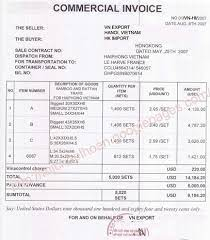
#> input picture images/invoice_poc_blur.jpg, 210 x 240 px
$ python check_image_enhance.py   (older library calls are emulated)
#> lines starting #> are read from the running program, lines starting #| are printed output that depends on the picture; long printed decimals are rounded
import cv2
import numpy as np
from matplotlib import pyplot as plt

def is_image_good_for_ocr(image):
    # Calculate contrast
    contrast = image.max() - image.min()
    print("image contrast value")
    print(contrast)

    # Calculate sharpness using the Laplacian
    laplacian = cv2.Laplacian(image, cv2.CV_64F).var()
    print("image laplacian value")
    print(laplacian)

    # Check for noise (simple method using standard deviation)
    noise = image.std()
    print("image noise value")
    print(noise)
    # Thresholds for determining if the image is good for OCR
    contrast_threshold = 250  # Example threshold
    sharpness_threshold = 4810  # Example threshold
    noise_threshold = 50  # Example threshold

    print("final result")
    print("contrast > contrast_threshold : ",contrast > contrast_threshold)
    print("laplacian > sharpness_threshold :",laplacian > sharpness_threshold)
    print("noise > noise_threshold : ",noise >noise_threshold)

    print(contrast > contrast_threshold and
            laplacian > sharpness_threshold and
            noise > noise_threshold)

    return (contrast > contrast_threshold and
            laplacian > sharpness_threshold and
            noise > noise_threshold)

def deskew_image(image):
    # Convert to binary image
    _, binary = cv2.threshold(image, 0, 255, cv2.THRESH_BINARY_INV + cv2.THRESH_OTSU)

    # Find coordinates of all non-zero pixels
    coords = np.column_stack(np.where(binary > 0))

    # Find the angle of the rotated bounding box
    angle = cv2.minAreaRect(coords)[-1]
    print("angle")
    print(angle)
    if angle < -45:
        angle = -(90 + angle)
    else:
        angle = 0

    print("after angle")
    print(angle)
    # Rotate the image to deskew it
    (h, w) = image.shape[:2]
    center = (w // 2, h // 2)
    M = cv2.getRotationMatrix2D(center, angle, 1.0)
    deskewed = cv2.warpAffine(image, M, (w, h), flags=cv2.INTER_CUBIC, borderMode=cv2.BORDER_REPLICATE)

    return deskewed

def preprocess_image(image):

    # Check for noise (simple method using standard deviation)
    noise = image.std()

    # Calculate contrast
    contrast = image.max() - image.min()

    # Calculate sharpness using the Laplacian
    laplacian = cv2.Laplacian(image, cv2.CV_64F).var()

    # Thresholds for determining if the image is good for OCR
    contrast_threshold = 250  # Example threshold
    sharpness_threshold = 4810  # Example threshold
    noise_threshold = 50  # Example threshold

    # if image contrast is not good
    if(contrast > contrast_threshold):
        # Adjust contrast
        alpha = 1  # Contrast control (1.0-3.0)
        beta = 10    # Brightness control (0-100)
        adjusted = cv2.convertScaleAbs(image, alpha=alpha, beta=beta)

        # Apply adaptive thresholding to binarize the image
        thresholded = cv2.adaptiveThreshold(adjusted, 255,
                                        cv2.ADAPTIVE_THRESH_GAUSSIAN_C,
                                        cv2.THRESH_BINARY, 3, 1.3)
        return thresholded
    elif(laplacian > sharpness_threshold):
         # Apply Gaussian Blur to reduce noise
        blurred = cv2.GaussianBlur(image, (5, 5), 1)

        # Sharpening the image using a kernel
        kernel = np.array([[0, -1, 0],
                       [-1, 4.20, -1],
                       [0, -1, 0]])
        sharpened = cv2.filter2D(blurred, -1, kernel)

        # Adjust contrast
        alpha = 1.0  # Contrast control (1.0-3.0)
        beta = 20    # Brightness control (0-100)
        adjusted = cv2.convertScaleAbs(sharpened, alpha=alpha, beta=beta)

        # Apply adaptive thresholding to binarize the image
        thresholded = cv2.adaptiveThreshold(adjusted, 255,
                                        cv2.ADAPTIVE_THRESH_GAUSSIAN_C,
                                        cv2.THRESH_BINARY, 19, 1.5)

        return thresholded
    elif(noise > noise_threshold):
        # Apply Gaussian Blur to reduce noise
        blurred = cv2.GaussianBlur(image, (5, 5), 1)
        return blurred
    else:
        # Adjust contrast
        alpha = 1.0  # Contrast control (1.0-3.0)
        beta = 20    # Brightness control (0-100)
        adjusted = cv2.convertScaleAbs(image, alpha=alpha, beta=beta)

        # Apply adaptive thresholding to binarize the image
        thresholded = cv2.adaptiveThreshold(adjusted, 255,
                                        cv2.ADAPTIVE_THRESH_GAUSSIAN_C,
                                        cv2.THRESH_BINARY, 9, 1.1)
        return thresholded


def main(image_path, output_path):
    # Load the image
#> called with image_path = 'images/invoice_poc_blur.jpg', output_path = 'images/output_image.jpg'
    image = cv2.imread(image_path, cv2.IMREAD_GRAYSCALE)
#> image: shape (240, 210); min 6, max 255, mean 233.5

    # Deskew the image
    deskewed_image = deskew_image(image)
#> in deskew_image, `_, binary = cv2.threshold(image, 0, 255, cv2.THRESH_BINARY_INV + cv2.T..`:
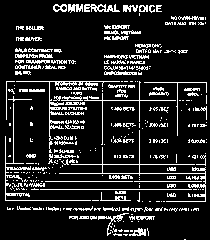
#> binary: shape (240, 210); 14.5% white in thin lines or dots
#> in deskew_image, `coords = np.column_stack(np.where(binary > 0))`: coords = 7311 pairs, first value 4 to 239, second value 5 to 206
#> in deskew_image, `angle = cv2.minAreaRect(coords)[-1]`: angle = -1.04
#| -1.042

    if is_image_good_for_ocr(deskewed_image):
#> in is_image_good_for_ocr, `contrast = image.max() - image.min()`: contrast = 249
#| 249
#> in is_image_good_for_ocr, `laplacian = cv2.Laplacian(image, cv2.CV_64F).var()`: laplacian = 5445.9
#| 5445.908
#> in is_image_good_for_ocr, `noise = image.std()`: noise = 28.7
#| 28.699
#| contrast > contrast_threshold :  False
#| laplacian > sharpness_threshold : True
#| noise > noise_threshold :  False
#| False
        print("Image is good for OCR")
        preprocessed_image = deskewed_image
        cv2.imwrite(output_path, deskewed_image)  # Save the original image
    else:
        print("Image needs preprocessing")
        preprocessed_image = preprocess_image(deskewed_image)
#> in preprocess_image, `contrast = image.max() - image.min()`: contrast = 249
#> in preprocess_image, `laplacian = cv2.Laplacian(image, cv2.CV_64F).var()`: laplacian = 5445.9
#> in preprocess_image, `blurred = cv2.GaussianBlur(image, (5, 5), 1)`:
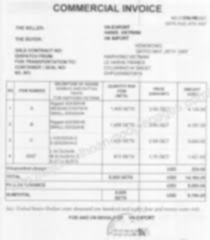
#> blurred: shape (240, 210); min 112, max 254, mean 233.5
#> in preprocess_image, `sharpened = cv2.filter2D(blurred, -1, kernel)`:
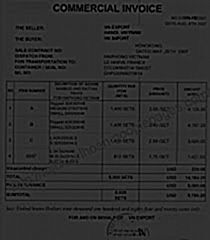
#> sharpened: shape (240, 210); min 0, max 120, mean 46.8
#> in preprocess_image, `thresholded = cv2.adaptiveThreshold(adjusted, 255, cv2.ADAPTIVE_THRESH..`:
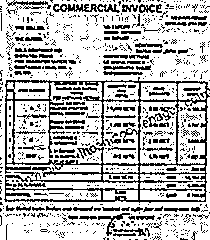
#> thresholded: shape (240, 210); 72.9% white; black in thin lines or dots
        cv2.imwrite(output_path, preprocessed_image)  # Save the preprocessed image

    # Show the images
    plt.figure(figsize=[18, 5])
    plt.subplot(131); plt.imshow(image, cmap='gray'); plt.title("Original")
    #plt.subplot(132); plt.imshow(deskewed_image, cmap='gray'); plt.title("Deskewed")
    plt.subplot(132); plt.imshow(preprocessed_image, cmap='gray'); plt.title("Preprocessed")
    plt.show()

# Example usage
main('images/invoice_poc_blur.jpg', 'images/output_image.jpg')
